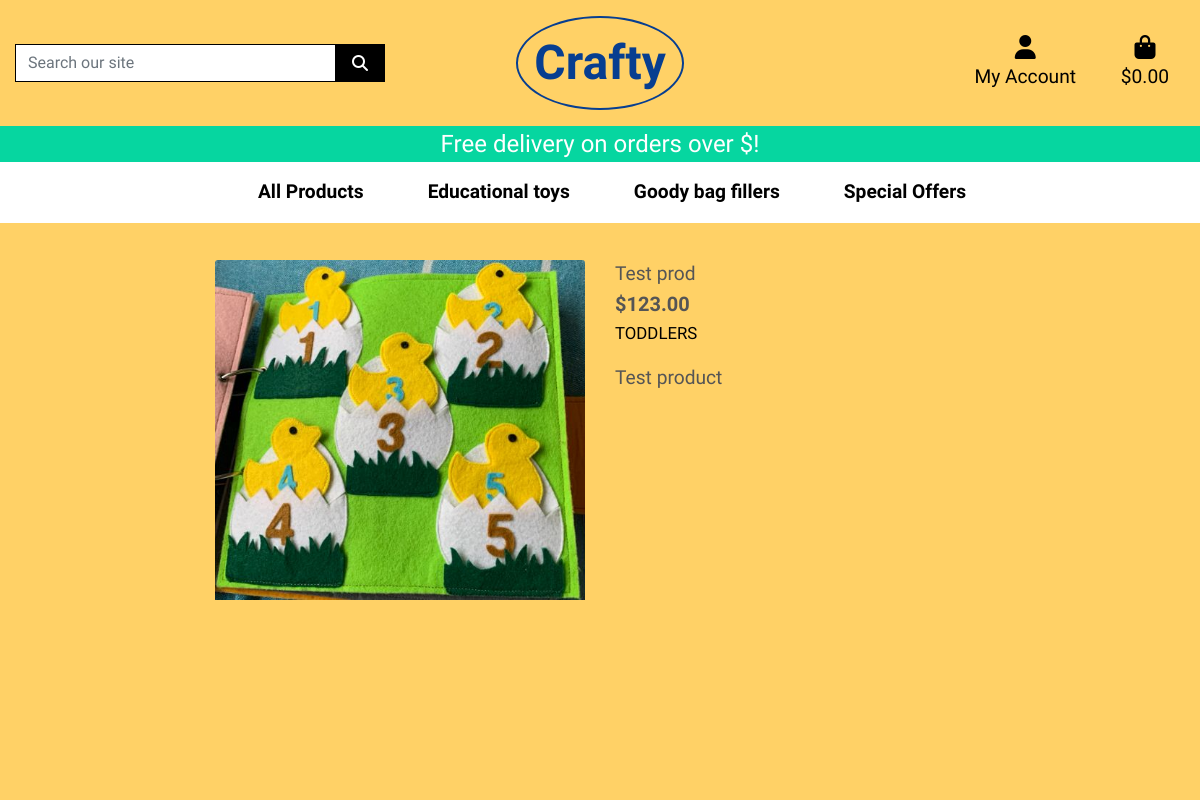
The page /products/1 on the database as committed earlier.
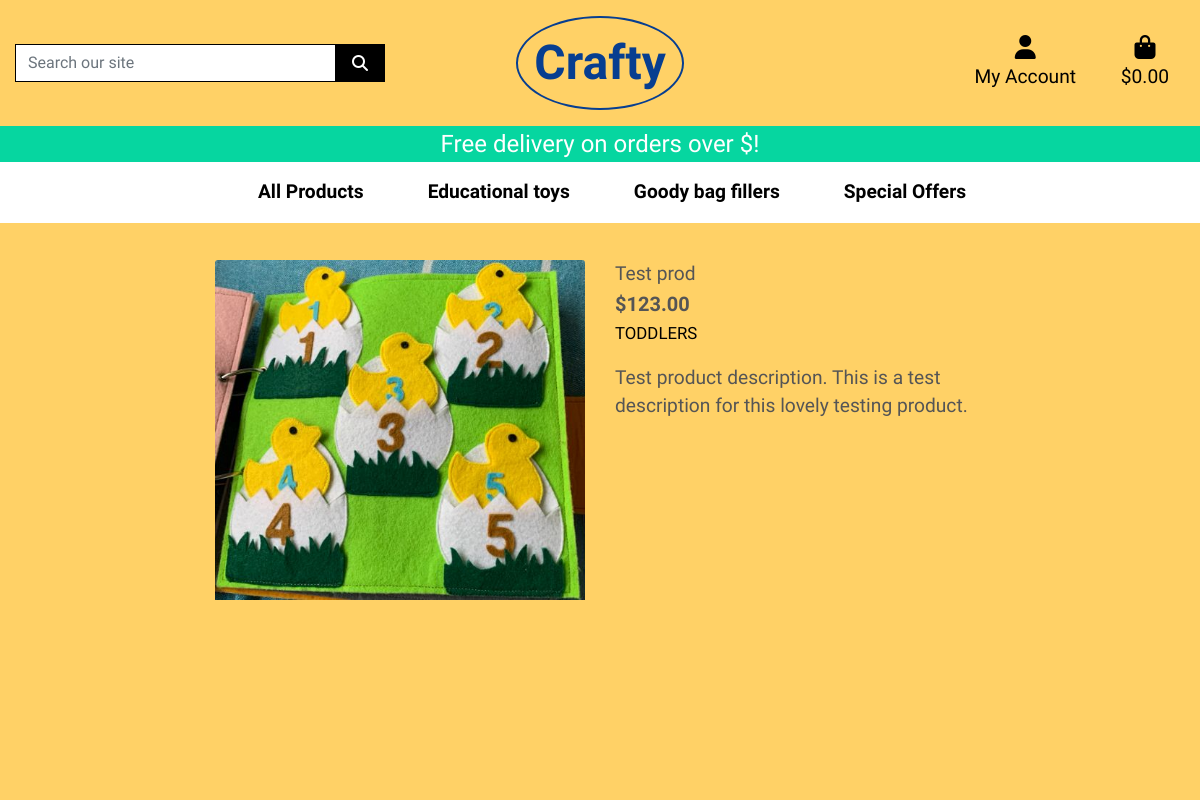
The same page on the database as committed later.
### products/models.py (models this page shows, shortened)
class Product(models.Model):
    category = models.ForeignKey('Category', null=True, blank=True, on_delete=models.SET_NULL)
    sku = models.CharField(max_length=254, null=True, blank=True)
    name = models.CharField(max_length=254)
    age_group = models.ForeignKey('Age_group', null=True, blank=True, on_delete=models.SET_NULL)
    topic = models.ForeignKey('Topic', null=True, blank=True, on_delete=models.SET_NULL)
    description = models.TextField()
    price = models.DecimalField(max_digits=6, decimal_places=2)
    rating = models.DecimalField(max_digits=6, decimal_places=2, null=True, blank=True)
    image_url = models.URLField(max_length=1024, null=True, blank=True)
    image = models.ImageField(null=True, blank=True)

class Age_group(models.Model):
    name = models.CharField(max_length=254, null=True, blank=True)
    def __str__(self):
        return self.name

### products/views.py (the view)
# urls.py: path('<int:product_id>', views.product_detail, name="product_detail"),
def product_detail(request, product_id):
    product = get_object_or_404(Product, pk=product_id)
    context = {
        'product': product
    }
    return render(request, 'products/product_detail.html', context)

### products/templates/products/product_detail.html (shortened to what this page needs)
{% extends "base.html" %}
{% load static %}
{% block page_header %}
    <div class="container header-container">
    </div>
{% endblock %}
{% block content %}
<div class="overlay-single"></div>
<div class="container-fluid">
    <div class="row pt-5">
        <div class="single-product col-12 col-md-6 col-lg-4 offset-lg-2">
            <div class="image-container my-5">
                {% if product.image %}
                    <a href="{{ product.image.url }}" target="_blank">
                        <img class="card-img-top img-fluid" src="{{ product.image.url }}" alt="{{ product.name }}">
                    </a>
                {% else %}
                    <a href="">
                        <img class="card-img-top img-fluid" src="{{ MEDIA_URL }}noimage.webp" alt="{{ product.name }}">
                    </a>
                {% endif %}
            </div>
        </div>
        <div class="col-12 col-md-6 col-lg-4">
            <div class="product-details-container mb-5 mt-md-5">
                <p class="mb-0">{{ product.name }}</p>
                <p class="lead mb-0 text-left font-weight-bold">${{ product.price }}</p>
                {% if product.age_group %}
                    <small class="text-black">{{ product.age_group|upper }}</small>
                {% endif %}
                <p class="mt-3">{{ product.description }}</p>
            </div>
        </div>
    </div>
</div>
{% endblock %}

Rows that differ between the two databases and show on the page:
changed Product "Test prod": description "Test product" → "Test product description. This is a test description for this lovely testing product."
